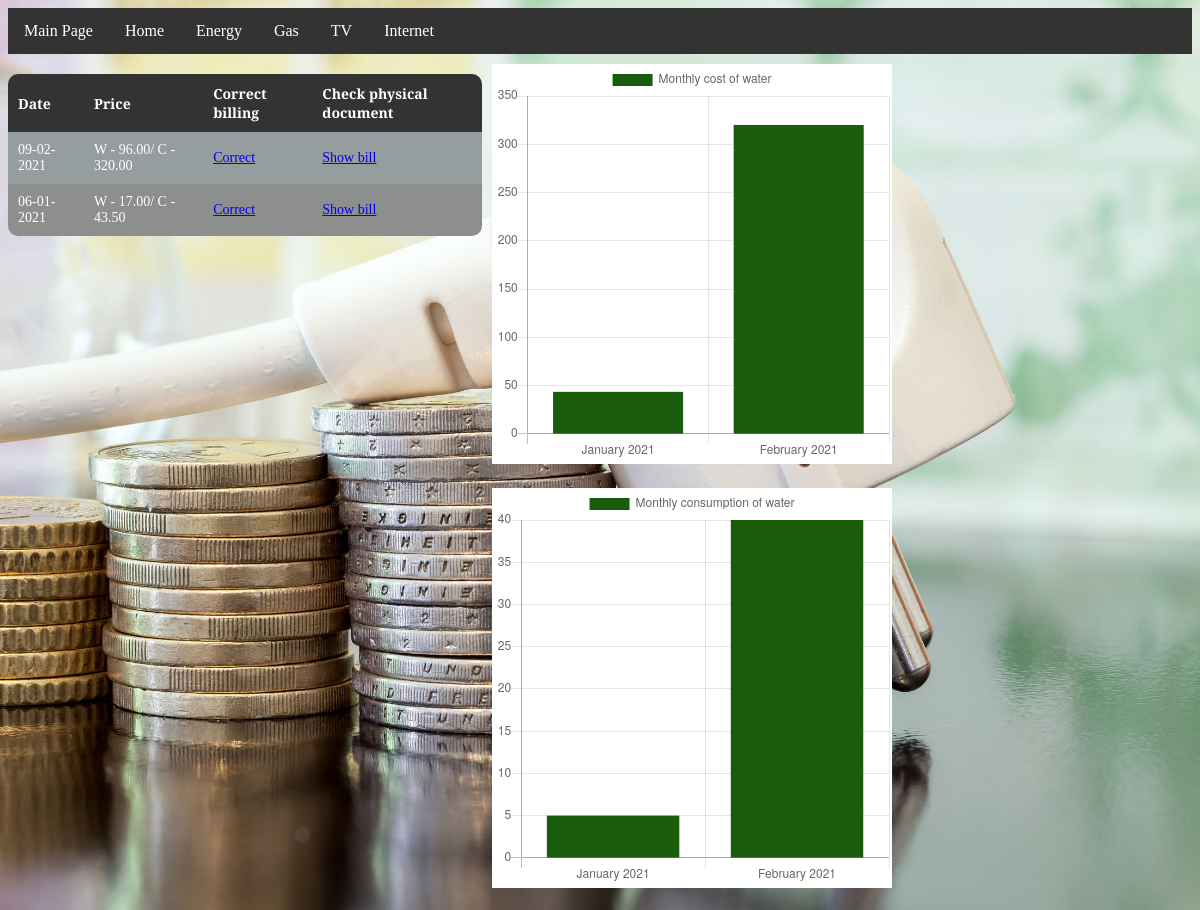
The app's page /check_cost_home with its own data.
### documents/models.py (models this page shows, shortened)
class home_bill(models.Model):
    PAID = (
        ("YES","YES"),
        ("NO", "NO")
    )
    PERIODS = (
        ('January', 'January'),
        ('February', 'February'),
        ('March', 'March'),
        ('April', 'April'),
        ('May', 'May'),
        ('June', 'June'),
        ('July', 'July'),
        ('August', 'August'),
        ('September', 'September'),
        ('October', 'October'),
        ('November', 'November'),
        ('December', 'December')
    )
    YEARS = (
        (2021, 2021),
        (2022, 2022),
        (2023, 2023),
        (2024, 2024),
        (2025, 2025),
    )
    price_warm = models.DecimalField(null=True,decimal_places=2,max_digits=5)
    consumption_warm = models.DecimalField(null=True,decimal_places=2,max_digits=5)
    price_cold = models.DecimalField(null=True,decimal_places=2,max_digits=5)
    consumption_cold = models.DecimalField(null=True,decimal_places=2,max_digits=5)
    paid = models.CharField(null=True, max_length=3, choices=PAID)
    period = models.CharField(null=True, choices=PERIODS,max_length=9)
    year = models.IntegerField(null=True, choices=YEARS)
    date = models.DateField()
    notes = models.CharField(null=True, blank=True, max_length=300)
    image = models.ImageField(null=True, blank=True, upload_to='bill_photos')
    @property
    def warm_calculation(self):
        return round(self.price_warm * self.consumption_warm,2)
    @property
    def cold_calculation(self):
        return round(self.price_cold * self.consumption_cold,2)

### documents/views.py (the view)
# urls.py: path('check_cost_home',views.cost_home,name='check-cost-home'),
def cost_home(request):
    home_bills = models.home_bill.objects.all().order_by('-date')
    costs = [float(x.cold_calculation) for x in home_bills.order_by('date')]
    consumption  = [float(x.consumption_cold) for x in home_bills.order_by('date')]
    months = [f'{x.period} {x.year}' for x in home_bills.order_by('date')]
    print(months)
    context = {"bills":home_bills,'costs':costs,'months':months,'consumption':consumption}
    return render(request,'documents/main_cost_home.html',context)

### documents/templates/documents/main_cost_home.html
{% extends "documents/base.html" %}
{%load static%}
{% block content %}
<div class="content">
<div class="table_box">
<table>
  <thead>
    <tr>
      <th>Date</th>
      <th>Price</th>
      <th>Correct billing</th>
      <th>Check physical document</th>
    </tr>
  </thead>
  <tbody>
  {%for bill in bills%}
    <tr>
      <td>{{bill.date|date:"d-m-Y"}}</td>
      <td>W - {{bill.warm_calculation}}/ C - {{bill.cold_calculation}}</td>
      <td><a href="{%url 'update-cost'  group='home' id=bill.id%}">Correct</a></td>
      <td><a href="{{bill.image.url}}">Show bill</a></td>
    </tr>
  {%endfor%}
  </tbody>
</table>
</div>
<div class="charts_box">
  <div class="graph1">
    <canvas id="myChart1"></canvas>
  </div>
  <div class="graph2">
    <canvas id="myChart2"></canvas>
  </div>
  </div>
  </div>
<script>
    var ctx = document.getElementById('myChart1').getContext('2d');
        ctx.canvas.width = 20;
        ctx.canvas.height = 400;
var chart = new Chart(ctx, {
    // The type of chart we want to create
    type: 'bar',
    // The data for our dataset
    data: {
        labels: {{months|safe}},
        datasets: [{
            label: 'Monthly cost of water',
            backgroundColor: 'rgb(25, 93, 12)',
            borderColor: 'rgb(255, 99, 132)',
            data: {{costs|safe}}
        }]
    },
    // Configuration options go here
    options: {
    responsive: true,
    maintainAspectRatio: false,
    'onClick' : function (evt, item) {
                        console.log ('legend onClick', evt);
                        console.log('legd item', item);
                        let x = item[0]._index;
                    },
    }
});
</script>
<script>
    var ctx = document.getElementById('myChart2').getContext('2d');
        ctx.canvas.width = 20;
        ctx.canvas.height = 400;
var chart = new Chart(ctx, {
    // The type of chart we want to create
    type: 'bar',
    // The data for our dataset
    data: {
        labels: {{months|safe}},
        datasets: [{
            label: 'Monthly consumption of water',
            backgroundColor: 'rgb(25, 93, 12)',
            borderColor: 'rgb(255, 99, 132)',
            data: {{consumption|safe}}
        }]
    },
    // Configuration options go here
    options: {
      responsive: true,
      maintainAspectRatio: false,
      'onClick' : function (evt, item) {
                          console.log ('legend onClick', evt);
                          console.log('legd item', item);
                          let x = item[0]._index;
                      },
      scales: {
        yAxes: [{
            display: true,
            ticks: {
                beginAtZero: true   // minimum value will be 0.
            }
        }]
      }
    }
});
</script>
{%endblock content%}

### documents/templates/documents/base.html (shortened to what this page needs)
{%load static%}
<!DOCTYPE html>
<html lang="en">
<head>
    <link rel="stylesheet" type="text/css" href="/static/documents/css/main.css?{% now 'U' %}">
</head>
<body>
{%include 'documents/navbar.html'%}
{% block content %}{% endblock %}
</body>
</html>

### documents/templates/documents/navbar.html (shortened to what this page needs)
<ul>
    <li class="dropdown"><a class="active" href="{%url 'home-page'%}">Main Page</a>
  <li class="dropdown"><a class="active" href="">Home</a>
    </li>
  <li class="dropdown"><a href="">Energy</a>
    </li>
  <li class="dropdown"><a href="">Gas</a>
    </li>
  <li class="dropdown"><a href="">TV</a>
    </li>
    <li class="dropdown"><a href="">Internet</a>
    </li>
</ul>

### documents/static/documents/css/main.css (style rules this page uses)
body { font-family: 'Playfair Display', serif; background-image: url(/static/documents/images/rachunki.jpg); background-repeat: no-repeat; background-position: center; background-size:cover; background-attachment: fixed; }
ul { list-style-type: none; margin: 0; padding: 0; overflow: hidden; background-color: #333; }
li { float: left; }
li a, .dropbtn { display: block; color: white; text-align: center; padding: 14px 16px; text-decoration: none; }
li.dropdown { display: inline-block; }
table { margin-top:20px; font-size: 14px; border-collapse: collapse; margin-right:0px; }
td, th { padding: 10px; text-align: left; margin: 0; }
tbody tr:nth-child(even) { background-color: #8d8f8f; color:white; }
tbody tr:nth-child(odd) { background-color: #959d9e; color:white; }
th { position: sticky; top: 0; background-color: #333; color: white; }
table tr:last-child td:first-child { border-bottom-left-radius: 10px; }
table tr:last-child td:last-child { border-bottom-right-radius: 10px; }
table thead tr th:first-child { border-top-left-radius: 10px; }
table thead tr th:last-child { border-top-right-radius: 10px; }
.graph1 { margin:10px; width:400px; background-color:white; display:inline-block; }
.graph2 { width:400px; background-color:white; display:inline-block; margin:10px; }
.charts_box { width: 60%; display: inline-block; float:left; }
.table_box { width: 40%; display: inline-block; float:left; }
.content { overflow: hidden; min-width:100%; }

### records on screen
home_bill: date "09-02-2021", warm_calculation "96.00", cold_calculation "320.00"
home_bill: date "06-01-2021", warm_calculation "17.00", cold_calculation "43.50"

### other values on screen
chart data {{ costs|safe }} [43.5, 320.0]
chart data {{ consumption|safe }} [5.0, 40.0]
